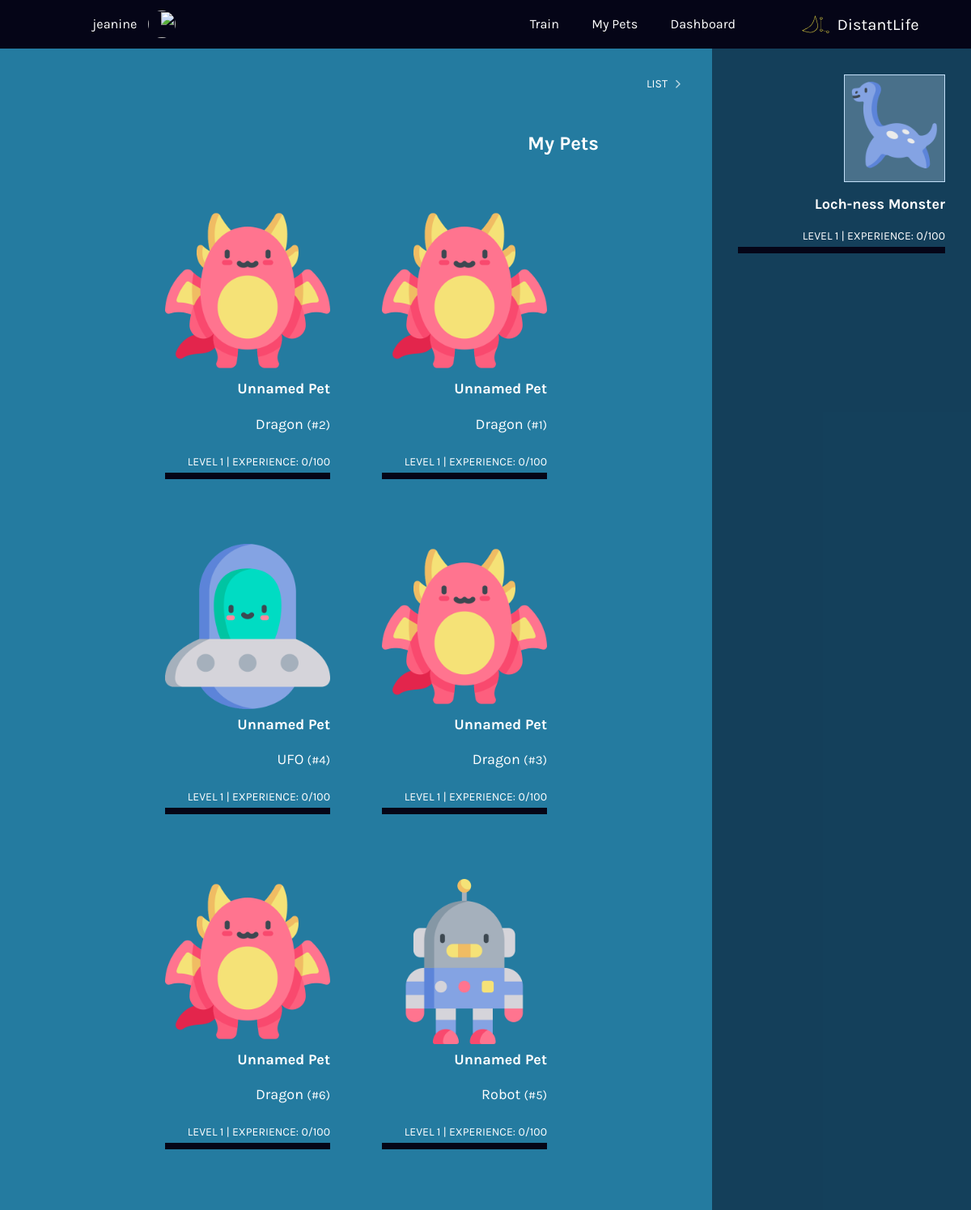
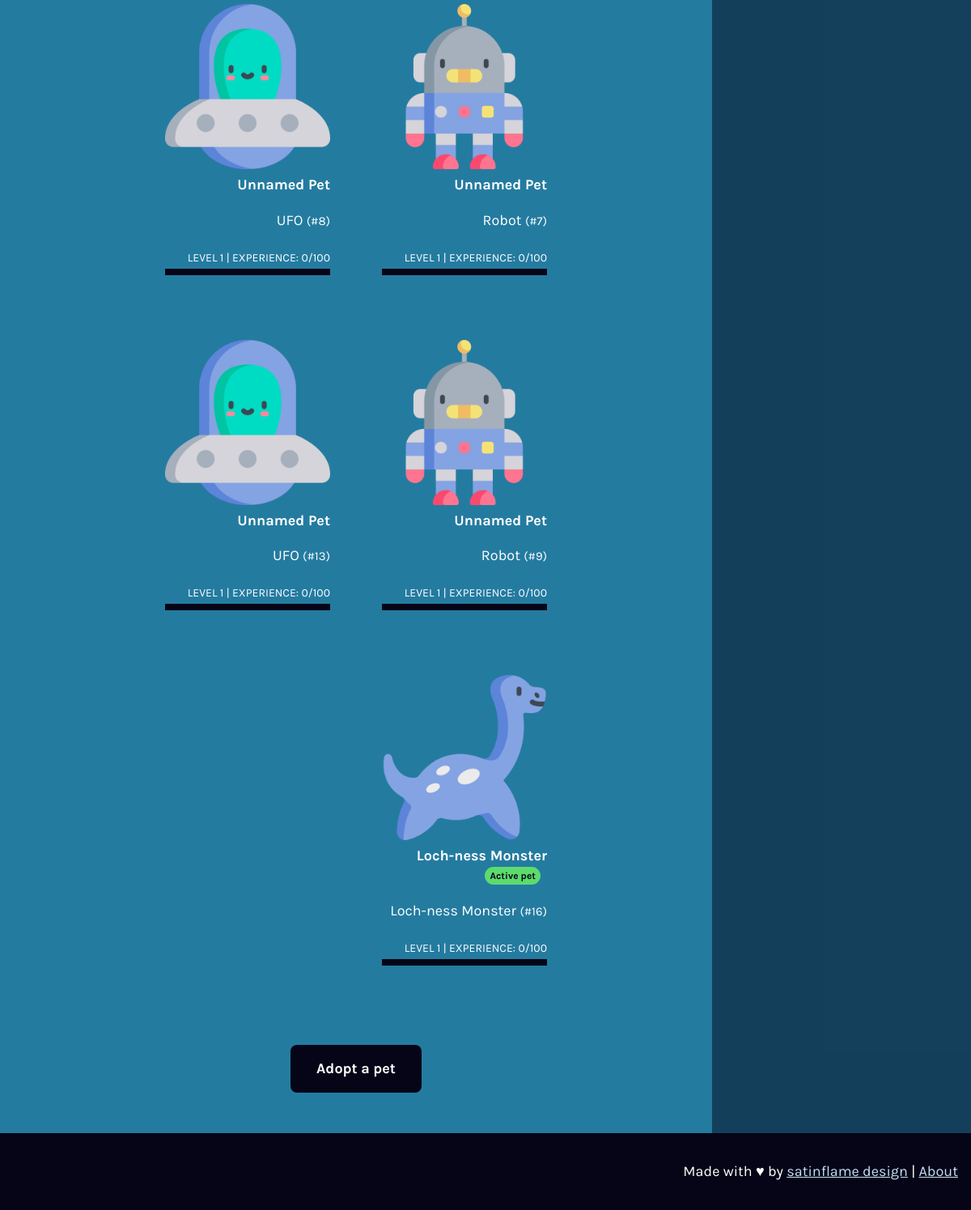
Before: /pets (signed in) with the older database file (2 pictures, top to bottom).
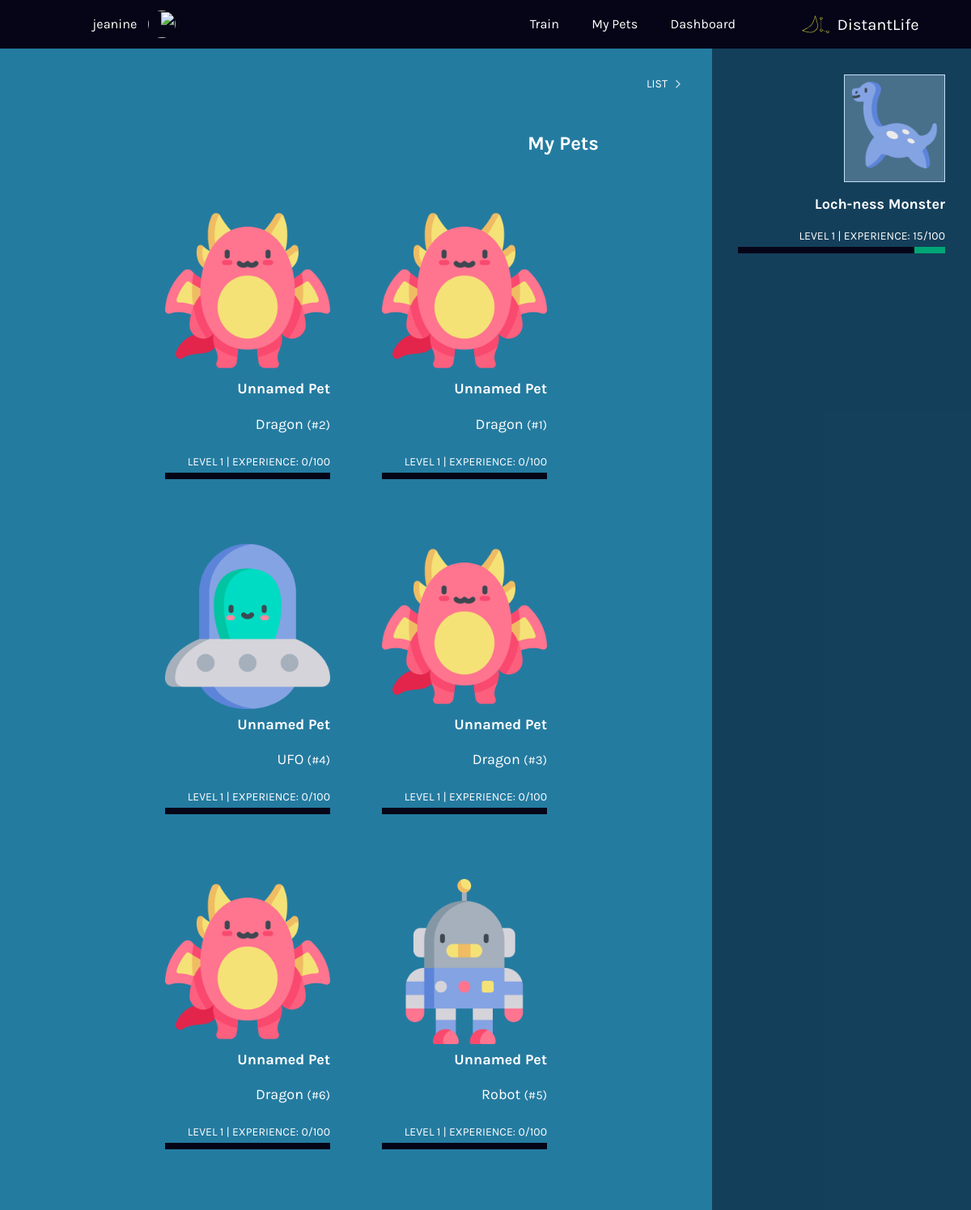
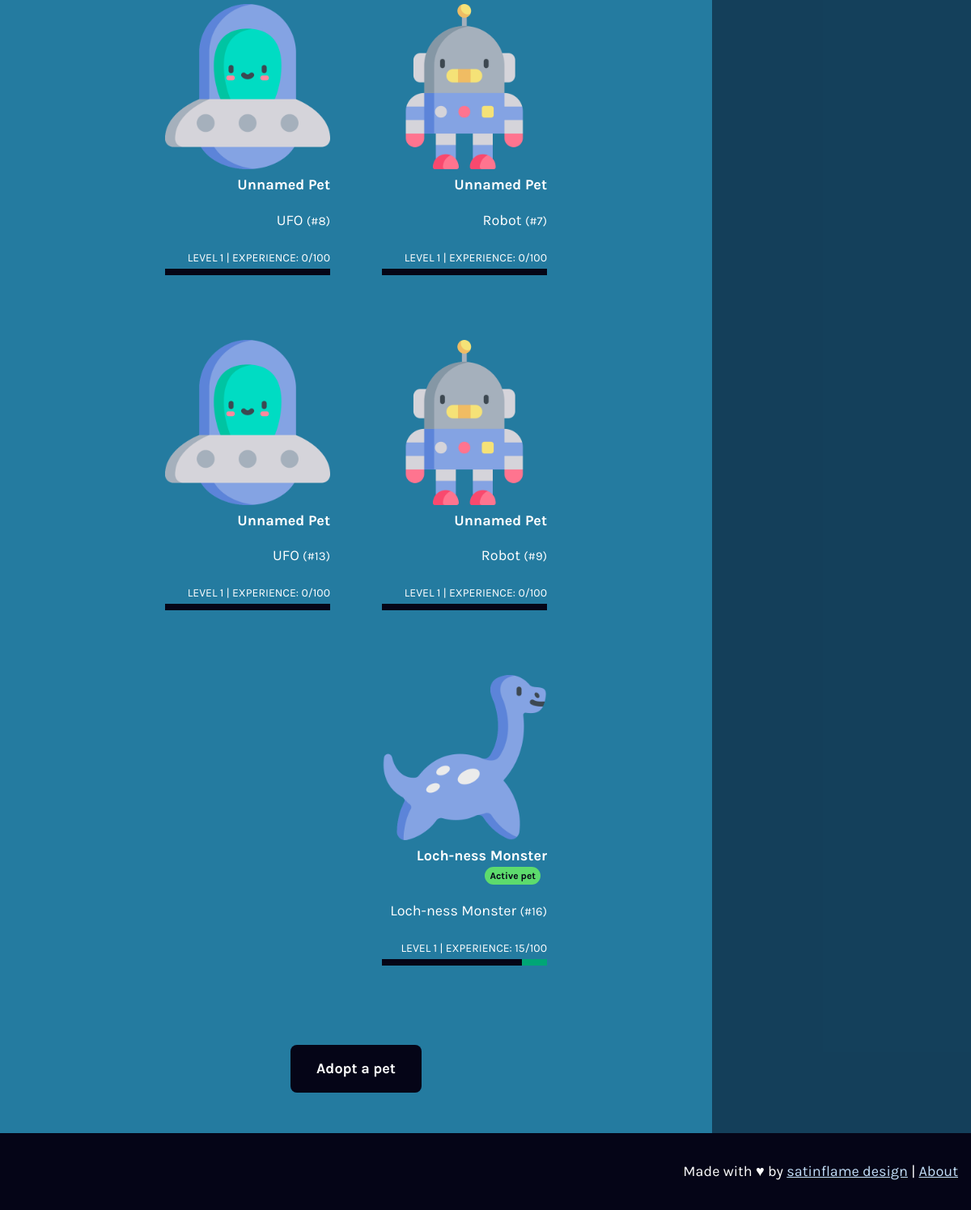
After: the same page with the newer database file (2 pictures, top to bottom).
### tables this page shows
CREATE TABLE `users` (
  `id` integer,
  `username` varchar(255) NOT NULL,
  `full_name` varchar(255),
  `password` hash,
  `email` varchar(255),
  `created_at` timestamp,
  `last_login` timestamp,
  `preferred_lang` integer,
  `learning_lang` integer, `active_pet_id` integer, roles int,
  PRIMARY KEY(id)
);

CREATE TABLE `pets` (
  `id` integer,
  `type` integer,
  `name` varchar(255),
  `created` timestamp,
  `exp` integer,
  PRIMARY KEY(id)
);

CREATE TABLE `pet_types` (
  `id` integer,
  `imgsrc` varchar(255),
  `pet_type` varchar(255), `exp_required` integer,
  PRIMARY KEY(id)
);

### application.py (the view)
@app.route("/pets")
@login_required
def pets():
    pets_owned = db.execute("SELECT pets.id, pet_types.imgsrc, pet_types.pet_type, pets.created, pets.exp, pets.name, users.active_pet_id FROM owners JOIN pets ON pets.id = owners.pet_id JOIN pet_types ON pets.type = pet_types.id JOIN users ON users.id = owners.owner_id WHERE owner_id = ?", session["user_id"])
    return render_template("list.html", pets_owned=pets_owned)

### application.py (called while the page is built)
@app.after_request
def after_request(response):
    response.headers["Cache-Control"] = "no-cache, no-store, must-revalidate"
    response.headers["Expires"] = 0
    response.headers["Pragma"] = "no-cache"
    return response

### helpers.py (called while the page is built)
def login_required(f):
    @wraps(f)
    def decorated_function(*args, **kwargs):
        if session.get("user_id") is None:
            return redirect("/login")
        return f(*args, **kwargs)
    return decorated_function

### templates/list.html (shortened to what this page needs)
{% extends "layout.html" %}
{% from "./macros.html" import usedalot, progressbar, get_data with context %}
{% block main %}
<h1>My Pets</h1>
{% if (pets_owned|length) > 0 %}
  <div class="col-list row">
    {% for pets in pets_owned %}
    <div class="col-12">
      <img src="/static/{{ pets.imgsrc }}" alt="" />
      <h2>{{ pets.name }}
        {% if pets.id == pets.active_pet_id %}
        <span class="badge badge-success">Active pet</span>
        {% endif %} </h2>
        <p>{{ pets.pet_type }} <small>(#{{ pets.id }})</small></p>
        {{ progressbar((pets.exp)) }}
      </div>
    {% endfor %}
  </div>
  {% else %}
    <p>No pets</p>
{% endif %}
<p class="text-center"><a class="btn btn-primary" href="/adopt">Adopt a pet</a></p>
{% endblock %}

### templates/layout.html (shortened to what this page needs)
<!DOCTYPE html>
  {% if (session.get("language")) %}
    <html lang="{{session['language']['charcode']}}" dir="{{session['language']['dir']}}">
  {% else %}
    <html lang="en">
  {% endif %}
  {% include 'global/head.html' %}
  {% if (session.get("language")) %}
    <body class="text-gray-900 font-sans antialiased dir-{{session['language']['dir']}}">
  {% else %}
    <body class="text-gray-900 font-sans antialiased">
  {% endif %}
  {% include 'global/header.html' %}
  <div class="layout-secondary">
    <div class="layout-secondary-main theme-inversed">
      <main>
        {% include 'global/breadcrumb.html' %}
        <div class="secondary-main">
          {% block main %}{% endblock %}
        </div>
      </main>
    </div>
    <div class="layout-secondary-aside theme-inversed">
      {% include 'global/sidebar.html' %}
    </div>
  </div>
  {% include 'global/footer.html' %}
</body>
</html>

### templates/macros.html (shortened to what this page needs)
{% macro progressbar(exp) %}
    <p class="text-small-caps mb-0">{{ _('Level') }} {{ level }} | {{ _('Experience') }}: {{ percent }}/100 </p>
    <div class="progressbar" role="progressbar" aria-valuenow="{{ percent }}" aria-valuemin="0" aria-valuemax="100">
      <span class="filled" style="width: {{ percent }}%;"></span>
    </div>
{% endmacro %}

### templates/global/head.html (shortened to what this page needs)
<head>
  <link href="{{ url_for('static', filename='proj04.css') }}" rel="stylesheet">
  <link href="{{ url_for('static', filename='overrides.css') }}" rel="stylesheet">
</head>

### templates/global/header.html (shortened to what this page needs)
<header class="header">
  <div class="container">
    <div class="menu-container">
      <div class="menu-logo">
        <h1><a class="logo" href="/"><img src="{{ url_for('static', filename='logos/distantlife-logo.svg') }}" height="28" width="140"
              alt="Distant Life" /></a></h1>
      </div>
      <nav id="siteMenu" role="menu" aria-labelledby="menubutton">
        <ul class="list-unstyled list-inline">
          {% if session.user_id %}
          <li><a href="/">{{ _('Dashboard') }}</a></li>
          <li><a href="/pets">{{ _('My Pets') }}</a></li>
          <li><a href="/train">{{ _('Train') }}</a></li>
          {% endif %}
        </ul>
        <ul class="list-unstyled list-inline">
          {% if session.get("user_id") %}
            <li class="menu-user"><a href="/users/{{session['user_id']}}">{{ session['username'] }}
              <img alt="" src="https://www.satinflame.com/img/icons/apple-touch-icon.png" width="34" height="34" class="rounded-circle">
            </a></li>
            <li class="has-dropdown"><a class="hide-md" href="#" aria-haspopup="true">
            </a>
            </li>
          {% else %}
            <li><a href="/signup">{{ _('Sign Up') }}</a></li>
            <li><a href="/login">{{ _('Login') }}</a></li>
          {% endif %}
        </ul>
      </nav>
    </div>
  </div>
</header>

### templates/global/breadcrumb.html (shortened to what this page needs)
<nav class="breadcrumb" aria-label="breadcrumb">
  <ol>
    <li><a class="active" aria-current="page" href="#">{{ title_s }}</a>
    </li>
  </ol>
</nav>

### templates/global/sidebar.html
{% from "./macros.html" import usedalot, progressbar, get_data with context %}
<aside>
  {% if (session.get("active_pet")) %}
  <p class="text-center my-0 pet-box ">
    <img width="200" height="200" src="{{ url_for('static', filename=session['active_pet']['imgsrc']) }}" alt="{{session['active_pet']['type']}}" />
  </p>
  <h3>{{session["active_pet"]["name"]}}</h3>
  {{ progressbar(session["active_pet"]["exp"]) }}
  {% endif %}
</aside>

### templates/global/footer.html (shortened to what this page needs)
<footer class="footer theme-inversed">
  <div class="container">
    <div class="footer-logo">
      <p>{{ _('Made with &hearts; by') }} <a href="https://satinflame.com">satinflame design</a> | <a href="/about">{{ _('About') }}</a></p>
    </div>
  </div>
</footer>

### static/overrides.css (style rules this page uses)
.secondary-main h1 { font-size: 24px; }

Changed rows visible on the page:
changed pets "Loch-ness Monster": exp "0" → "15"
Other visible differences:
{{ percent }}: "0" → "15"
